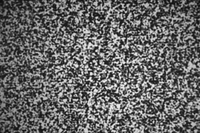
#> input picture rigid_body_translation/hc_dic_reu_ref1.tiff, 200 x 133 px, shrunk from 487 x 325 before the run, found by its file name; its folder holds 5 pictures in this run
$ python m_sub_pixel_shift.py
#> lines starting #> are read from the running program, lines starting #| are printed output that depends on the picture
# -*- coding: utf-8 -*-
"""
===============================================================================
Numerical Image Deformation - v 1.0
===============================================================================

This script loads in a single speckle pattern image and applies a prescribed
deformation field to the pattern. The images are first super-sampled by a user-
defined amount (integer multiple of original resolution) prior to deforming the
image. The images are then downsampled to the original resolution.

Dependent files:
This script has no dependency on functions aside from those defined here.

This script requires the following inputs (formats):
    i) speckle pattern image (.jpg)
    ii) user defined deformation field

Author: Jared Van Blitterswyk
Other contributors: N/A
Date created: 02.04.2020

National Institute of Standards and Technology (NIST)
Materials Measurement Science Division
Material Measurement Laboratory
"""
import os
from os import listdir
import numpy as np; import math as m
import matplotlib as matplib
from matplotlib import pyplot as plt
from PIL import Image
import pandas as pd
import numpy.matlib
from scipy.interpolate import interp2d, griddata
import scipy


os.chdir(r"Z:\Python\image_deformation")
# varify the path using getcwd()
cwd = os.getcwd()

from f_generate_deformed_image_stack import deform_images

image_dir = 'Z:/Python/image_deformation/rigid_body_translation' # directory where main images will be stored

#image_name_prefix = 'hc_dic_' # prefix of image name - will be followed by descriptor (i.e: rigid body tranlsation of 1 pixel in x, 0 in y would be image_name_prefix_10x_00y)
image_name_prefix = 'hc_dic_reu_ref1' # prefix of image name
#image_name_ref = image_name_prefix+'00x_00y.tiff' # name of reference image
image_name_ref = image_name_prefix+'.tiff' # name of reference image
# ---------------------- load in reference image ------------------------------
#filename = image_dir+'/hc_reference_dic_challenge_1.tif' # hardcode the location of the figure

img_ref = Image.open(image_dir+'/'+image_name_ref) # open image
#> img_ref is the input picture: PIL image 200x133 L; min 8, max 255, mean 102.8
'''
# for rgb images
def rgb2gray(rgb):
    return np.dot(rgb[...,:3], [0.2989, 0.5870, 0.1140])

imarray = np.asarray(img_ref) # convert image to array

imarray_grey = rgb2gray(imarray)
img_ref = imarray_grey
'''
imarray_grey = np.asarray(img_ref) # greylevel images

Ny, Nx = imarray_grey.shape # find size of image
#> Ny = 133; Nx = 200
imarray = np.reshape(imarray_grey,Nx*Ny) # reshape to vector for griddata interpolation

#%% Up sample image to perform sub-pixel interpolation
sample_factor = 10 # integer scale factor for upsampled image resolution
x_orig_vec = np.linspace(0,Nx-1,Nx) # original x coordinates in vector form
#> x_orig_vec = 200 values from 0 to 199
y_orig_vec = np.linspace(0,Ny-1,Ny) # original y coordinates in vector form
#> y_orig_vec = 133 values from 0 to 132

x_orig_mesh,y_orig_mesh = np.meshgrid(x_orig_vec,y_orig_vec) # original coordinates in grid form

x_orig_meshV = np.reshape(x_orig_mesh,Nx*Ny) # original x coordinates from mesh in vector form for griddata interpolation
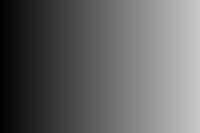
#> x_orig_mesh: shape (133, 200) float64; min 0, max 199, mean 99.5
y_orig_meshV = np.reshape(y_orig_mesh,Nx*Ny) # original y coordinates from mesh in vector form for griddata interpolation
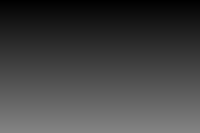
#> y_orig_mesh: shape (133, 200) float64; min 0, max 132, mean 66

x_us_vec = np.linspace(0,Nx-1, num = Nx*sample_factor+1) # generate upsampled x coordinates (here based on pixels)
#> x_us_vec = 2001 values from 0 to 199
y_us_vec = np.linspace(0,Ny-1, num = Ny*sample_factor+1) # generate upsampled y coordinates (here based on pixels)
#> y_us_vec = 1331 values from 0 to 132

# create mesh of coordinates for plotting
x_us_mesh,y_us_mesh = np.meshgrid(x_us_vec,y_us_vec) # upsampled original coordinates in grid form

Ny_us, Nx_us = x_us_mesh.shape # shape (rows, vectors) of upsampled image
#> Ny_us = 1331

x_us_meshV = np.reshape(x_us_mesh,Nx_us*Ny_us) # upsampled original x coordinates from mesh in vector form for griddata interpolation
y_us_meshV = np.reshape(y_us_mesh,Nx_us*Ny_us) # upsampled original y coordinates from mesh in vector form for griddata interpolation
'''
# interpolate image to upsampled grid
print('Upsampling reference image...')
# upsample image using cubic grid interpolation
img_us_ref = griddata((x_orig_meshV,y_orig_meshV), imarray, (x_us_mesh, y_us_mesh), method ='linear')
print('Complete.')

'''
# -----------------------------------------------------------------------------
# ---------- instead of interpolating, assign values to upsample image --------
# this will work better if shifting pixels by discrete amounts, but not for more general deformations
print('Upsampling reference image...')
img_us_ref = np.zeros((Ny_us,Nx_us))
for i in range(0,Ny):
    for j in range(0,Nx):
        ind_row1 = i*sample_factor
        ind_row2 = (i+1)*sample_factor # indexing: [start:stop] - start through stop -1
        ind_col1 = j*sample_factor
        ind_col2 = (j+1)*sample_factor

        # average grey levels in upsampled image over upsampled window size (sample_factor*sample_factor) to return image to original resolution
        img_us_ref[ind_row1:ind_row2,ind_col1:ind_col2] = imarray_grey[i,j]
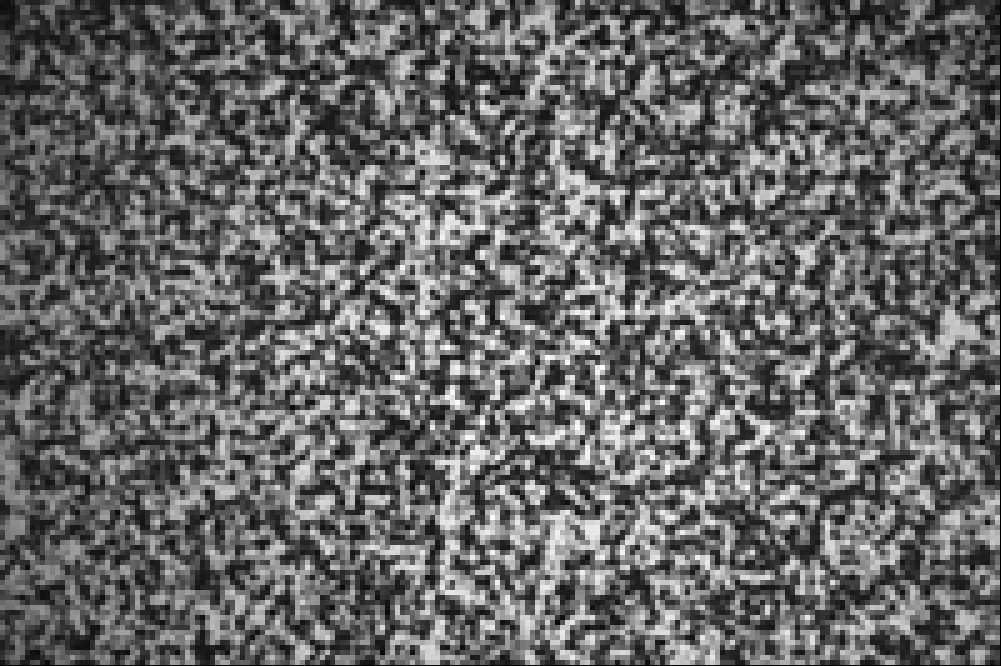
#> img_us_ref: shape (1331, 2001) float64 (shown at 1/2 size); min 0, max 255, mean 102.7

print('Complete.')
'''
# interpolate with zero shift
print('Numerically deforming images...')
img_us_def = deform_images(img_us_ref,coords_us,coords_ref,disp,num_def_steps)
print('Complete.')
'''
# -----------------------------------------------------------------------------

# plot diagnostic figures - original resolution reference image and upsampled reference image
'''
fig1 = plt.figure() # create a figure with the default size
plt.pcolor(img_ref, cmap = 'gray')
plt.title('original resolution reference image')
plt.colorbar()
plt.clim([0, 255])

fig2 = plt.figure()
plt.pcolor(img_us_ref, cmap = 'gray')
plt.title('upsampled reference image')
plt.colorbar()
plt.clim([0, 255])
'''
print('Numerically deforming images...')
img_ref = np.zeros((Ny,Nx))
for i in range(0,Ny):
    for j in range(0,Nx):
        ind_row1 = i*sample_factor
        ind_row2 = (i+1)*(sample_factor)
        ind_col1 = j*sample_factor
        ind_col2 = (j+1)*(sample_factor)

        # average grey levels in upsampled image over upsampled window size (sample_factor*sample_factor) to return image to original resolution
        img_ref[i,j] = np.mean(img_us_ref[ind_row1:ind_row2,ind_col1:ind_col2])
#> img_ref: shape (133, 200) float64

# save reference image to file
print('Saving images to file...')
print('Image: 0...')
filename = image_dir+'/'+image_name_prefix+'_s.tiff'
print(filename)

im = Image.fromarray(img_ref[:,:].astype(np.uint8))
im.save(filename)
#%%  define displacement fields and interpolate
# ----------------- define rigid-body displacement fields ---------------------
# sub-pixel shift up to 1 pixel
num_def_steps = sample_factor

rows,cols = img_us_ref.shape
img_us_def = np.zeros((rows,cols,num_def_steps))

print('Numerically deforming images...')
for i in range(0,num_def_steps):
    print('Image: '+str(i+1)+' of '+str(num_def_steps)+'...')
    img_us_def[:,0:Nx_us-i-1,i] = img_us_ref[:,i+1:Nx_us]

print('Complete.')


# define strings describing displacements for each image
disp_inc_str_x = ["{0:02}".format(int(i+1)) for i in range(0,num_def_steps)]
disp_inc_str_y = ["{0:02}".format(int(i+1)) for i in range(0,num_def_steps)]


#%% down-sample to original image resolution
img_def = np.zeros((Ny,Nx,num_def_steps))
for k in range(0,num_def_steps):
    for i in range(0,Ny):
        for j in range(0,Nx):
            ind_row1 = i*sample_factor
            ind_row2 = (i+1)*(sample_factor)
            ind_col1 = j*sample_factor
            ind_col2 = (j+1)*(sample_factor)

            # average grey levels in upsampled image over upsampled window size (sample_factor*sample_factor) to return image to original resolution
            img_def[i,j,k] = np.mean(img_us_def[ind_row1:ind_row2,ind_col1:ind_col2,k])


# save images to file
print('Saving images to file...')
for i in range(0,num_def_steps):
    print('Image: '+str(i+1)+' of '+str(num_def_steps)+'...')
    filename = image_dir+'/'+image_name_prefix+disp_inc_str_x[i]+'x_'+disp_inc_str_y[i]+'y.tiff'
    print(filename)

    im = Image.fromarray(img_def[:,:,i].astype(np.uint8))
    im.save(filename)
#> this loop made 10 passes
#> pass 2, `im = Image.fromarray(img_def[:,:,i].astype(np.uint8))`:
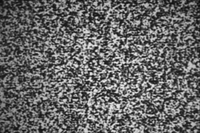
#> im: PIL image 200x133 L; min 12, max 246, mean 102.3
#> after the loop:
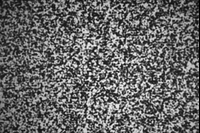
#> im: PIL image 200x133 L; min 0, max 255, mean 102.4

'''

# diagnostic figure - downsampled deformed image
fig3 = plt.figure()
plt.pcolor(img_def, cmap = 'gray')
plt.title('original resolution deformed image')
plt.colorbar()
plt.clim([0, 255])
'''
